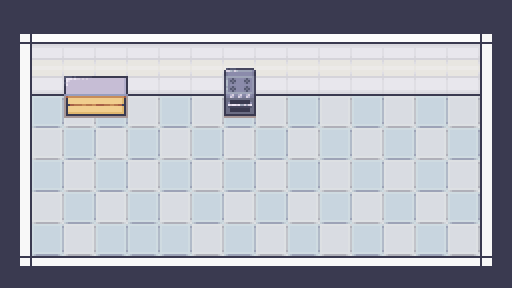

The image is a tile-based game level rendered from a .tmx file. Its description and complete source (layers, tilesets, objects, tile grids) follow:
An orthogonal 16x9 tile map with 32x32 px tiles, 3 tile layers (Background, Walls_Graphics, Stations_Graphics), 2 tilesets and 6 objects.

<map version="1.9" tiledversion="1.9.2" orientation="orthogonal" renderorder="right-down" width="16" height="9" tilewidth="32" tileheight="32" infinite="0" nextlayerid="8" nextobjectid="18">
 <tileset firstgid="1" source="Room_Builder_32x32.tsx" />
 <tileset firstgid="8285" source="12_Kitchen_32x32.tsx" />
 <layer id="1" name="Background" width="16" height="9">
  <data encoding="csv">
35,35,35,35,35,35,35,35,35,35,35,35,35,35,35,35,
35,35,35,35,35,35,35,35,35,35,35,35,35,35,35,35,
35,35,35,35,35,35,35,35,35,35,35,35,35,35,35,35,
35,3089,3237,3089,3237,3089,3237,3089,3237,3089,3237,3089,3237,3089,3237,35,
35,3237,3089,3237,3089,3237,3089,3237,3089,3237,3089,3237,3089,3237,3089,35,
35,3089,3237,3089,3237,3089,3237,3089,3237,3089,3237,3089,3237,3089,3237,35,
35,3237,3089,3237,3089,3237,3089,3237,3089,3237,3089,3237,3089,3237,3089,35,
35,3089,3237,3089,3089,3089,3237,3089,3237,3089,3237,3089,3237,3089,3237,35,
35,35,35,35,35,35,35,35,35,35,35,35,35,35,35,35
</data>
 </layer>
 <group id="6" name="Graphics">
  <layer id="2" name="Walls_Graphics" width="16" height="9">
   <data encoding="csv">
0,0,0,0,0,0,0,0,0,0,0,0,0,0,0,0,
468,990,990,990,990,990,990,990,990,990,990,990,990,990,990,470,
544,1066,1066,1066,1066,1066,1066,1066,1066,1066,1066,1066,1066,1066,1066,546,
544,0,0,0,0,0,0,0,0,0,0,0,0,0,0,546,
544,0,0,0,0,0,0,0,0,0,0,0,0,0,0,546,
544,0,0,0,0,0,0,0,0,0,0,0,0,0,0,546,
544,0,0,0,0,0,0,0,0,0,0,0,0,0,0,546,
544,0,0,0,0,0,0,0,0,0,0,0,0,0,0,546,
620,621,621,621,621,621,621,621,621,621,621,621,621,621,621,622
</data>
  </layer>
  <layer id="5" name="Stations_Graphics" width="16" height="9">
   <data encoding="csv">
0,0,0,0,0,0,0,0,0,0,0,0,0,0,0,0,
0,0,0,0,0,0,0,0,0,0,0,0,0,0,0,0,
0,0,8369,8371,0,0,0,8469,0,0,0,0,0,0,0,0,
0,0,8447,8449,0,0,0,8485,0,0,0,0,0,0,0,0,
0,0,0,0,0,0,0,0,0,0,0,0,0,0,0,0,
0,0,0,0,0,0,0,0,0,0,0,0,0,0,0,0,
0,0,0,0,0,0,0,0,0,0,0,0,0,0,0,0,
0,0,0,0,0,0,0,0,0,0,0,0,0,0,0,0,
0,0,0,0,0,0,0,0,0,0,0,0,0,0,0,0
</data>
  </layer>
 </group>
 <objectgroup id="3" name="Collision_Walls">
  <object id="2" x="0" y="32" width="512" height="64" />
  <object id="6" x="0" y="256" width="512" height="32" />
  <object id="7" x="480" y="32" width="32" height="256" />
  <object id="8" x="0" y="32" width="32" height="256" />
 </objectgroup>
 <objectgroup id="7" name="Collision_Station">
  <object id="16" x="224" y="64" width="32" height="64" />
  <object id="17" x="64" y="64" width="64" height="64" />
 </objectgroup>
</map>
